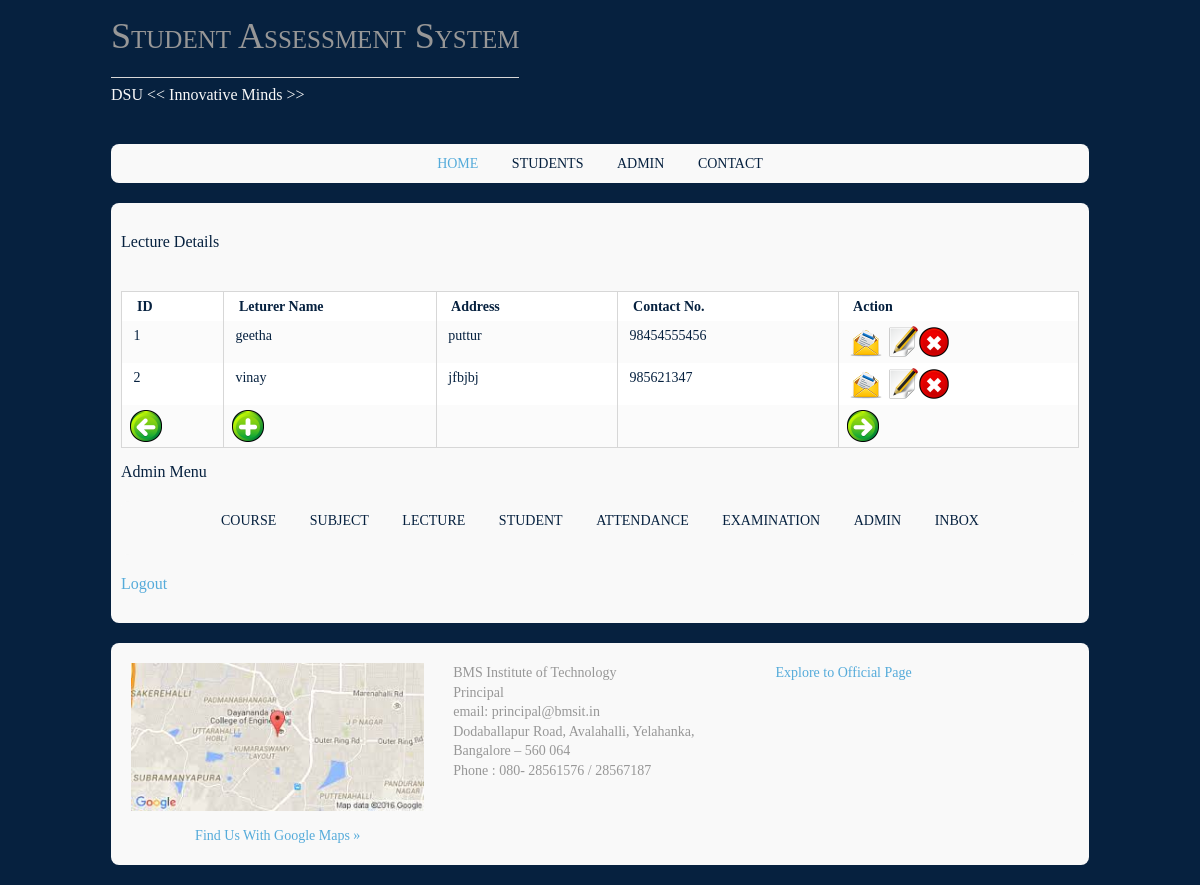
Screenshot of /lectureview.php (signed in) with the database file from the repository.
### tables this page shows
CREATE TABLE IF NOT EXISTS `lectures` (
  `lecid` bigint(4) NOT NULL AUTO_INCREMENT,
  `password` varchar(50) NOT NULL,
  `courseid` bigint(4) NOT NULL,
  `lecname` varchar(50) NOT NULL,
  `gender` varchar(50) NOT NULL,
  `address` varchar(100) NOT NULL,
  `contactno` varchar(15) NOT NULL,
  PRIMARY KEY (`lecid`),
  KEY `courseid` (`courseid`)
);

### lectureview.php (the view, shortened to what this page needs)
<?php
include("header.php");
include("modal.php");
if(isset($_SESSION["userid"]))
{
$result = mysql_query("SELECT * FROM lectures LIMIT $_GET[first] , $_GET[last]");
?>
<section id="page">
<section id="contents">
<article class="post">
  <header class="postheader">
  <h2>Lecture Details</h2>
  </header>
  <section class="entry">
    <table width="508" border="1">
  <tr>
    <td width="45"><strong>&nbsp; ID</strong></td>
    <td width="94"><strong>&nbsp; Leturer Name</strong></td>
    <td width="80"><strong>&nbsp; Address</strong></td>
    <td width="71"><strong>&nbsp; Contact No.</strong></td>
    <td width="106"><strong>&nbsp; Action</strong></td>
  </tr>
    <?php
  $i =$_GET["first"]+1;
  while($row = mysql_fetch_array($result))
  {
  echo "<tr>";
  echo "<td>&nbsp;"  . $i . "</td>";
  echo "<td>&nbsp;" . $row['lecname'] . "</td>";
	   echo "<td>&nbsp;" . $row['address'] . "</td>";
	   echo "<td>&nbsp;" . $row['contactno'] . "</td>";
	   	   echo "<td>&nbsp;<a href='viewrecords.php?slid=$row[lecid]&view=lectures'><img src='images/view.png' width='32' height='32' /></a>
<a href='lecture.php?slid=$row[lecid]&view=lectures'>  <img src='images/edit.png' width='32' height='32' /></a>";
?>
<a href='lectureview.php?slid=<?php echo $row["lecid"]; ?>&view=delete'><img src='images/delete.png' width='32' height='32'  onclick="return confirm('Are you sure??')"/></a></td>
  <?php
  echo "</tr>&nbsp;";
  $i++;
  }
?>
  <tr>
    <td><?php
	?><img src="images/previous.png" alt="" width="32" height="32" /></td>
    <td><a href="#" onClick="openleture(); return false"><img src="images/add.png" alt="" width="32" height="32" /></a></td>
    <td>&nbsp;</td>
    <td>&nbsp;</td>
    <td><?php
	?><img src="images/next.png" alt="" width="32" height="32" /></td>
  </tr>
  </table>
  </section>
</article>
</section>
<?php
}
else
{
		header("Location: admin.php");
}
include("adminmenu.php");
include("footer.php"); ?>

### layoutx/styles/layout.css (style rules this page uses)
table, th, td { border:1px solid; border-collapse:collapse; vertical-align:top; box-sizing:border-box; }
table, th { table-layout:auto; }
table { width:100%; margin-bottom:15px; }
th, td { padding:5px 8px; }
td { border-width:0 1px; }
body { color:#F9F9F9; background-color:#06213F; }
a { color:#55ABDA; }
table, th, td, #comments .avatar, #comments input, #comments textarea { border-color:#D7D7D7; }
tr, #comments li, #comments input[type="submit"], #comments input[type="reset"] { color:inherit; background-color:#FBFBFB; }
tr:nth-child(odd), #comments li:nth-child(odd) { color:inherit; background-color:#FFFFFF; }
table a, #comments a { background-color:inherit; }

### layoutx/styles/framework.css (style rules this page uses)
html { overflow-y:scroll; }
body { margin:0; padding:0; font-size:14px; line-height:1.4em; }
a { outline:none; text-decoration:none; }
img { width:auto; max-width:100%; height:auto; margin:0; padding:0; border:none; line-height:normal; vertical-align:middle; box-sizing:border-box; }
body, h1, h2, h3, h4, h5, h6, .heading { font-family:Georgia, "Times New Roman", Times, serif; }
h1, h2, h3, h4, h5, h6, .heading { display:block; margin:0 0 20px 0; font-size:16px; line-height:normal; font-weight:normal; font-style:normal; }
address, article, aside, figcaption, figure, footer, header, main, nav, section { display:block; margin:0; padding:0; }

### rows the page displays
lectures: lecname "geetha", address "puttur", contactno "98454555456"
lectures: lecname "vinay", address "jfbjbj", contactno "985621347"
